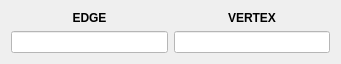
    <widget class="QWidget" name="gridLayoutWidget_3">
     <property name="geometry">
      <rect>
       <x>10</x>
       <y>90</y>
       <width>341</width>
       <height>51</height>
      </rect>
     </property>
     <layout class="QGridLayout" name="gridLayout_info">
      <item row="1" column="0">
       <widget class="QLineEdit" name="count_lineEdit_edge">
        <property name="palette">
         <palette>
          <active>
           <colorrole role="WindowText">
            <brush brushstyle="SolidPattern">
             <color alpha="255">
              <red>0</red>
              <green>0</green>
              <blue>0</blue>
             </color>
            </brush>
           </colorrole>
           <colorrole role="Button">
            <brush brushstyle="SolidPattern">
             <color alpha="255">
              <red>255</red>
              <green>255</green>
              <blue>255</blue>
             </color>
            </brush>
           </colorrole>
           <colorrole role="Light">
            <brush brushstyle="SolidPattern">
             <color alpha="255">
              <red>255</red>
              <green>255</green>
              <blue>255</blue>
             </color>
            </brush>
           </colorrole>
           <colorrole role="Midlight">
            <brush brushstyle="SolidPattern">
             <color alpha="255">
              <red>255</red>
              <green>255</green>
              <blue>255</blue>
             </color>
            </brush>
           </colorrole>
           <colorrole role="Dark">
            <brush brushstyle="SolidPattern">
             <color alpha="255">
              <red>127</red>
              <green>127</green>
              <blue>127</blue>
             </color>
            </brush>
           </colorrole>
           <colorrole role="Mid">
            <brush brushstyle="SolidPattern">
             <color alpha="255">
              <red>170</red>
              <green>170</green>
              <blue>170</blue>
             </color>
            </brush>
           </colorrole>
           <colorrole role="Text">
            <brush brushstyle="SolidPattern">
             <color alpha="255">
              <red>0</red>
              <green>0</green>
              <blue>0</blue>
             </color>
            </brush>
           </colorrole>
           <colorrole role="BrightText">
            <brush brushstyle="SolidPattern">
             <color alpha="255">
              <red>255</red>
              <green>255</green>
              <blue>255</blue>
             </color>
            </brush>
           </colorrole>
           <colorrole role="ButtonText">
            <brush brushstyle="SolidPattern">
             <color alpha="255">
              <red>0</red>
              <green>0</green>
              <blue>0</blue>
             </color>
            </brush>
           </colorrole>
           <colorrole role="Base">
            <brush brushstyle="SolidPattern">
             <color alpha="255">
              <red>255</red>
              <green>255</green>
              <blue>255</blue>
             </color>
            </brush>
           </colorrole>
           <colorrole role="Window">
            <brush brushstyle="SolidPattern">
             <color alpha="255">
              <red>255</red>
              <green>255</green>
              <blue>255</blue>
             </color>
            </brush>
           </colorrole>
           <colorrole role="Shadow">
            <brush brushstyle="SolidPattern">
             <color alpha="255">
              <red>0</red>
              <green>0</green>
              <blue>0</blue>
             </color>
            </brush>
           </colorrole>
           <colorrole role="AlternateBase">
            <brush brushstyle="SolidPattern">
             <color alpha="255">
              <red>255</red>
              <green>255</green>
              <blue>255</blue>
             </color>
            </brush>
           </colorrole>
           <colorrole role="ToolTipBase">
            <brush brushstyle="SolidPattern">
             <color alpha="255">
              <red>255</red>
              <green>255</green>
              <blue>220</blue>
             </color>
            </brush>
           </colorrole>
           <colorrole role="ToolTipText">
            <brush brushstyle="SolidPattern">
             <color alpha="255">
              <red>0</red>
              <green>0</green>
              <blue>0</blue>
             </color>
            </brush>
           </colorrole>
           <colorrole role="PlaceholderText">
            <brush brushstyle="SolidPattern">
             <color alpha="127">
              <red>0</red>
              <green>0</green>
              <blue>0</blue>
             </color>
            </brush>
           </colorrole>
           <colorrole role="Highlight">
            <brush brushstyle="SolidPattern">
             <color alpha="255">
              <red>255</red>
              <green>255</green>
              <blue>255</blue>
             </color>
            </brush>
           </colorrole>
          </active>
          <inactive>
           <colorrole role="WindowText">
            <brush brushstyle="SolidPattern">
             <color alpha="255">
              <red>0</red>
              <green>0</green>
              <blue>0</blue>
             </color>
            </brush>
           </colorrole>
           <colorrole role="Button">
            <brush brushstyle="SolidPattern">
             <color alpha="255">
              <red>255</red>
              <green>255</green>
              <blue>255</blue>
             </color>
            </brush>
           </colorrole>
           <colorrole role="Light">
            <brush brushstyle="SolidPattern">
             <color alpha="255">
              <red>255</red>
              <green>255</green>
              <blue>255</blue>
             </color>
            </brush>
           </colorrole>
           <colorrole role="Midlight">
            <brush brushstyle="SolidPattern">
             <color alpha="255">
              <red>255</red>
              <green>255</green>
              <blue>255</blue>
             </color>
            </brush>
           </colorrole>
           <colorrole role="Dark">
            <brush brushstyle="SolidPattern">
             <color alpha="255">
              <red>127</red>
              <green>127</green>
              <blue>127</blue>
             </color>
            </brush>
           </colorrole>
           <colorrole role="Mid">
            <brush brushstyle="SolidPattern">
             <color alpha="255">
              <red>170</red>
              <green>170</green>
              <blue>170</blue>
             </color>
            </brush>
           </colorrole>
           <colorrole role="Text">
            <brush brushstyle="SolidPattern">
             <color alpha="255">
              <red>0</red>
              <green>0</green>
              <blue>0</blue>
             </color>
            </brush>
           </colorrole>
           <colorrole role="BrightText">
            <brush brushstyle="SolidPattern">
             <color alpha="255">
              <red>255</red>
              <green>255</green>
              <blue>255</blue>
             </color>
            </brush>
           </colorrole>
           <colorrole role="ButtonText">
            <brush brushstyle="SolidPattern">
             <color alpha="255">
              <red>0</red>
              <green>0</green>
              <blue>0</blue>
             </color>
            </brush>
           </colorrole>
           <colorrole role="Base">
            <brush brushstyle="SolidPattern">
             <color alpha="255">
              <red>255</red>
              <green>255</green>
              <blue>255</blue>
             </color>
            </brush>
           </colorrole>
           <colorrole role="Window">
            <brush brushstyle="SolidPattern">
             <color alpha="255">
              <red>255</red>
              <green>255</green>
              <blue>255</blue>
             </color>
            </brush>
           </colorrole>
           <colorrole role="Shadow">
            <brush brushstyle="SolidPattern">
             <color alpha="255">
              <red>0</red>
              <green>0</green>
              <blue>0</blue>
             </color>
            </brush>
           </colorrole>
           <colorrole role="AlternateBase">
            <brush brushstyle="SolidPattern">
             <color alpha="255">
              <red>255</red>
              <green>255</green>
              <blue>255</blue>
             </color>
            </brush>
           </colorrole>
           <colorrole role="ToolTipBase">
            <brush brushstyle="SolidPattern">
             <color alpha="255">
              <red>255</red>
              <green>255</green>
              <blue>220</blue>
             </color>
            </brush>
           </colorrole>
           <colorrole role="ToolTipText">
            <brush brushstyle="SolidPattern">
             <color alpha="255">
              <red>0</red>
              <green>0</green>
              <blue>0</blue>
             </color>
            </brush>
           </colorrole>
           <colorrole role="PlaceholderText">
            <brush brushstyle="SolidPattern">
             <color alpha="127">
              <red>0</red>
              <green>0</green>
              <blue>0</blue>
             </color>
            </brush>
           </colorrole>
           <colorrole role="Highlight">
            <brush brushstyle="SolidPattern">
             <color alpha="255">
              <red>255</red>
              <green>255</green>
              <blue>255</blue>
             </color>
            </brush>
           </colorrole>
          </inactive>
          <disabled>
           <colorrole role="WindowText">
            <brush brushstyle="SolidPattern">
             <color alpha="255">
              <red>127</red>
              <green>127</green>
              <blue>127</blue>
             </color>
            </brush>
           </colorrole>
           <colorrole role="Button">
            <brush brushstyle="SolidPattern">
             <color alpha="255">
              <red>255</red>
              <green>255</green>
              <blue>255</blue>
             </color>
            </brush>
           </colorrole>
           <colorrole role="Light">
            <brush brushstyle="SolidPattern">
             <color alpha="255">
              <red>255</red>
              <green>255</green>
              <blue>255</blue>
             </color>
            </brush>
           </colorrole>
           <colorrole role="Midlight">
            <brush brushstyle="SolidPattern">
             <color alpha="255">
              <red>255</red>
              <green>255</green>
              <blue>255</blue>
             </color>
            </brush>
           </colorrole>
           <colorrole role="Dark">
            <brush brushstyle="SolidPattern">
             <color alpha="255">
              <red>127</red>
              <green>127</green>
              <blue>127</blue>
             </color>
            </brush>
           </colorrole>
           <colorrole role="Mid">
            <brush brushstyle="SolidPattern">
             <color alpha="255">
              <red>170</red>
              <green>170</green>
              <blue>170</blue>
             </color>
            </brush>
           </colorrole>
           <colorrole role="Text">
            <brush brushstyle="SolidPattern">
             <color alpha="255">
              <red>127</red>
              <green>127</green>
              <blue>127</blue>
             </color>
            </brush>
           </colorrole>
           <colorrole role="BrightText">
            <brush brushstyle="SolidPattern">
             <color alpha="255">
              <red>255</red>
              <green>255</green>
              <blue>255</blue>
             </color>
            </brush>
           </colorrole>
           <colorrole role="ButtonText">
            <brush brushstyle="SolidPattern">
             <color alpha="255">
              <red>127</red>
              <green>127</green>
              <blue>127</blue>
             </color>
            </brush>
           </colorrole>
           <colorrole role="Base">
            <brush brushstyle="SolidPattern">
             <color alpha="255">
              <red>255</red>
              <green>255</green>
              <blue>255</blue>
             </color>
            </brush>
           </colorrole>
           <colorrole role="Window">
            <brush brushstyle="SolidPattern">
             <color alpha="255">
              <red>255</red>
              <green>255</green>
              <blue>255</blue>
             </color>
            </brush>
           </colorrole>
           <colorrole role="Shadow">
            <brush brushstyle="SolidPattern">
             <color alpha="255">
              <red>0</red>
              <green>0</green>
              <blue>0</blue>
             </color>
            </brush>
           </colorrole>
           <colorrole role="AlternateBase">
            <brush brushstyle="SolidPattern">
             <color alpha="255">
              <red>255</red>
              <green>255</green>
              <blue>255</blue>
             </color>
            </brush>
           </colorrole>
           <colorrole role="ToolTipBase">
            <brush brushstyle="SolidPattern">
             <color alpha="255">
              <red>255</red>
              <green>255</green>
              <blue>220</blue>
             </color>
            </brush>
           </colorrole>
           <colorrole role="ToolTipText">
            <brush brushstyle="SolidPattern">
             <color alpha="255">
              <red>0</red>
              <green>0</green>
              <blue>0</blue>
             </color>
            </brush>
           </colorrole>
           <colorrole role="PlaceholderText">
            <brush brushstyle="SolidPattern">
             <color alpha="127">
              <red>127</red>
              <green>127</green>
              <blue>127</blue>
             </color>
            </brush>
           </colorrole>
           <colorrole role="Highlight">
            <brush brushstyle="SolidPattern">
             <color alpha="255">
              <red>255</red>
              <green>255</green>
              <blue>255</blue>
             </color>
            </brush>
           </colorrole>
          </disabled>
         </palette>
        </property>
       </widget>
      </item>
      <item row="1" column="1">
       <widget class="QLineEdit" name="count_lineEdit_vertex">
        <property name="palette">
         <palette>
          <active>
           <colorrole role="WindowText">
            <brush brushstyle="SolidPattern">
             <color alpha="255">
              <red>0</red>
              <green>0</green>
              <blue>0</blue>
             </color>
            </brush>
           </colorrole>
           <colorrole role="Button">
            <brush brushstyle="SolidPattern">
             <color alpha="255">
              <red>255</red>
              <green>255</green>
              <blue>255</blue>
             </color>
            </brush>
           </colorrole>
           <colorrole role="Light">
            <brush brushstyle="SolidPattern">
             <color alpha="255">
              <red>255</red>
              <green>255</green>
              <blue>255</blue>
             </color>
            </brush>
           </colorrole>
           <colorrole role="Midlight">
            <brush brushstyle="SolidPattern">
             <color alpha="255">
              <red>255</red>
              <green>255</green>
              <blue>255</blue>
             </color>
            </brush>
           </colorrole>
           <colorrole role="Dark">
            <brush brushstyle="SolidPattern">
             <color alpha="255">
              <red>127</red>
              <green>127</green>
              <blue>127</blue>
             </color>
            </brush>
           </colorrole>
           <colorrole role="Mid">
            <brush brushstyle="SolidPattern">
             <color alpha="255">
              <red>170</red>
              <green>170</green>
              <blue>170</blue>
             </color>
            </brush>
           </colorrole>
           <colorrole role="Text">
            <brush brushstyle="SolidPattern">
             <color alpha="255">
              <red>0</red>
              <green>0</green>
              <blue>0</blue>
             </color>
            </brush>
           </colorrole>
           <colorrole role="BrightText">
            <brush brushstyle="SolidPattern">
             <color alpha="255">
              <red>255</red>
              <green>255</green>
              <blue>255</blue>
             </color>
            </brush>
           </colorrole>
           <colorrole role="ButtonText">
            <brush brushstyle="SolidPattern">
             <color alpha="255">
              <red>0</red>
              <green>0</green>
              <blue>0</blue>
             </color>
            </brush>
           </colorrole>
           <colorrole role="Base">
            <brush brushstyle="SolidPattern">
             <color alpha="255">
              <red>255</red>
              <green>255</green>
              <blue>255</blue>
             </color>
            </brush>
           </colorrole>
           <colorrole role="Window">
            <brush brushstyle="SolidPattern">
             <color alpha="255">
              <red>255</red>
              <green>255</green>
              <blue>255</blue>
             </color>
            </brush>
           </colorrole>
           <colorrole role="Shadow">
            <brush brushstyle="SolidPattern">
             <color alpha="255">
              <red>0</red>
              <green>0</green>
              <blue>0</blue>
             </color>
            </brush>
           </colorrole>
           <colorrole role="AlternateBase">
            <brush brushstyle="SolidPattern">
             <color alpha="255">
              <red>255</red>
              <green>255</green>
              <blue>255</blue>
             </color>
            </brush>
           </colorrole>
           <colorrole role="ToolTipBase">
            <brush brushstyle="SolidPattern">
             <color alpha="255">
              <red>255</red>
              <green>255</green>
              <blue>220</blue>
             </color>
            </brush>
           </colorrole>
           <colorrole role="ToolTipText">
            <brush brushstyle="SolidPattern">
             <color alpha="255">
              <red>0</red>
              <green>0</green>
              <blue>0</blue>
             </color>
            </brush>
           </colorrole>
           <colorrole role="PlaceholderText">
            <brush brushstyle="SolidPattern">
             <color alpha="127">
              <red>0</red>
              <green>0</green>
              <blue>0</blue>
             </color>
            </brush>
           </colorrole>
           <colorrole role="Highlight">
            <brush brushstyle="SolidPattern">
             <color alpha="255">
              <red>255</red>
              <green>255</green>
              <blue>255</blue>
             </color>
            </brush>
           </colorrole>
          </active>
          <inactive>
           <colorrole role="WindowText">
            <brush brushstyle="SolidPattern">
             <color alpha="255">
              <red>0</red>
              <green>0</green>
              <blue>0</blue>
             </color>
            </brush>
           </colorrole>
           <colorrole role="Button">
            <brush brushstyle="SolidPattern">
             <color alpha="255">
              <red>255</red>
              <green>255</green>
              <blue>255</blue>
             </color>
            </brush>
           </colorrole>
           <colorrole role="Light">
            <brush brushstyle="SolidPattern">
             <color alpha="255">
              <red>255</red>
              <green>255</green>
              <blue>255</blue>
             </color>
            </brush>
           </colorrole>
           <colorrole role="Midlight">
            <brush brushstyle="SolidPattern">
             <color alpha="255">
              <red>255</red>
              <green>255</green>
              <blue>255</blue>
             </color>
            </brush>
           </colorrole>
           <colorrole role="Dark">
            <brush brushstyle="SolidPattern">
             <color alpha="255">
              <red>127</red>
              <green>127</green>
              <blue>127</blue>
             </color>
            </brush>
           </colorrole>
           <colorrole role="Mid">
            <brush brushstyle="SolidPattern">
             <color alpha="255">
              <red>170</red>
              <green>170</green>
              <blue>170</blue>
             </color>
            </brush>
           </colorrole>
           <colorrole role="Text">
            <brush brushstyle="SolidPattern">
             <color alpha="255">
              <red>0</red>
              <green>0</green>
              <blue>0</blue>
             </color>
            </brush>
           </colorrole>
           <colorrole role="BrightText">
            <brush brushstyle="SolidPattern">
             <color alpha="255">
              <red>255</red>
              <green>255</green>
              <blue>255</blue>
             </color>
            </brush>
           </colorrole>
           <colorrole role="ButtonText">
            <brush brushstyle="SolidPattern">
             <color alpha="255">
              <red>0</red>
              <green>0</green>
              <blue>0</blue>
             </color>
            </brush>
           </colorrole>
           <colorrole role="Base">
            <brush brushstyle="SolidPattern">
             <color alpha="255">
              <red>255</red>
              <green>255</green>
              <blue>255</blue>
             </color>
            </brush>
           </colorrole>
           <colorrole role="Window">
            <brush brushstyle="SolidPattern">
             <color alpha="255">
              <red>255</red>
              <green>255</green>
              <blue>255</blue>
             </color>
            </brush>
           </colorrole>
           <colorrole role="Shadow">
            <brush brushstyle="SolidPattern">
             <color alpha="255">
              <red>0</red>
              <green>0</green>
              <blue>0</blue>
             </color>
            </brush>
           </colorrole>
           <colorrole role="AlternateBase">
            <brush brushstyle="SolidPattern">
             <color alpha="255">
              <red>255</red>
              <green>255</green>
              <blue>255</blue>
             </color>
            </brush>
           </colorrole>
           <colorrole role="ToolTipBase">
            <brush brushstyle="SolidPattern">
             <color alpha="255">
              <red>255</red>
              <green>255</green>
              <blue>220</blue>
             </color>
            </brush>
           </colorrole>
           <colorrole role="ToolTipText">
            <brush brushstyle="SolidPattern">
             <color alpha="255">
              <red>0</red>
              <green>0</green>
              <blue>0</blue>
             </color>
            </brush>
           </colorrole>
           <colorrole role="PlaceholderText">
            <brush brushstyle="SolidPattern">
             <color alpha="127">
              <red>0</red>
              <green>0</green>
              <blue>0</blue>
             </color>
            </brush>
           </colorrole>
           <colorrole role="Highlight">
            <brush brushstyle="SolidPattern">
             <color alpha="255">
              <red>255</red>
              <green>255</green>
              <blue>255</blue>
             </color>
            </brush>
           </colorrole>
          </inactive>
          <disabled>
           <colorrole role="WindowText">
            <brush brushstyle="SolidPattern">
             <color alpha="255">
              <red>127</red>
              <green>127</green>
              <blue>127</blue>
             </color>
            </brush>
           </colorrole>
           <colorrole role="Button">
            <brush brushstyle="SolidPattern">
             <color alpha="255">
              <red>255</red>
              <green>255</green>
              <blue>255</blue>
             </color>
            </brush>
           </colorrole>
           <colorrole role="Light">
            <brush brushstyle="SolidPattern">
             <color alpha="255">
              <red>255</red>
              <green>255</green>
              <blue>255</blue>
             </color>
            </brush>
           </colorrole>
           <colorrole role="Midlight">
            <brush brushstyle="SolidPattern">
             <color alpha="255">
              <red>255</red>
              <green>255</green>
              <blue>255</blue>
             </color>
            </brush>
           </colorrole>
           <colorrole role="Dark">
            <brush brushstyle="SolidPattern">
             <color alpha="255">
              <red>127</red>
              <green>127</green>
              <blue>127</blue>
             </color>
            </brush>
           </colorrole>
           <colorrole role="Mid">
            <brush brushstyle="SolidPattern">
             <color alpha="255">
              <red>170</red>
              <green>170</green>
              <blue>170</blue>
             </color>
            </brush>
           </colorrole>
           <colorrole role="Text">
            <brush brushstyle="SolidPattern">
             <color alpha="255">
              <red>127</red>
              <green>127</green>
              <blue>127</blue>
             </color>
            </brush>
           </colorrole>
           <colorrole role="BrightText">
            <brush brushstyle="SolidPattern">
             <color alpha="255">
              <red>255</red>
              <green>255</green>
              <blue>255</blue>
             </color>
            </brush>
           </colorrole>
           <colorrole role="ButtonText">
            <brush brushstyle="SolidPattern">
             <color alpha="255">
              <red>127</red>
              <green>127</green>
              <blue>127</blue>
             </color>
            </brush>
           </colorrole>
           <colorrole role="Base">
            <brush brushstyle="SolidPattern">
             <color alpha="255">
              <red>255</red>
              <green>255</green>
              <blue>255</blue>
             </color>
            </brush>
           </colorrole>
           <colorrole role="Window">
            <brush brushstyle="SolidPattern">
             <color alpha="255">
              <red>255</red>
              <green>255</green>
              <blue>255</blue>
             </color>
            </brush>
           </colorrole>
           <colorrole role="Shadow">
            <brush brushstyle="SolidPattern">
             <color alpha="255">
              <red>0</red>
              <green>0</green>
              <blue>0</blue>
             </color>
            </brush>
           </colorrole>
           <colorrole role="AlternateBase">
            <brush brushstyle="SolidPattern">
             <color alpha="255">
              <red>255</red>
              <green>255</green>
              <blue>255</blue>
             </color>
            </brush>
           </colorrole>
           <colorrole role="ToolTipBase">
            <brush brushstyle="SolidPattern">
             <color alpha="255">
              <red>255</red>
              <green>255</green>
              <blue>220</blue>
             </color>
            </brush>
           </colorrole>
           <colorrole role="ToolTipText">
            <brush brushstyle="SolidPattern">
             <color alpha="255">
              <red>0</red>
              <green>0</green>
              <blue>0</blue>
             </color>
            </brush>
           </colorrole>
           <colorrole role="PlaceholderText">
            <brush brushstyle="SolidPattern">
             <color alpha="127">
              <red>127</red>
              <green>127</green>
              <blue>127</blue>
             </color>
            </brush>
           </colorrole>
           <colorrole role="Highlight">
            <brush brushstyle="SolidPattern">
             <color alpha="255">
              <red>255</red>
              <green>255</green>
              <blue>255</blue>
             </color>
            </brush>
           </colorrole>
          </disabled>
         </palette>
        </property>
       </widget>
      </item>
      <item row="0" column="0">
       <widget class="QLabel" name="edge_label_info">
        <property name="text">
         <string>&lt;html&gt;&lt;head/&gt;&lt;body&gt;&lt;p align=&quot;center&quot;&gt;&lt;span style=&quot; font-weight:700; color:#000000;&quot;&gt;EDGE&lt;/span&gt;&lt;/p&gt;&lt;/body&gt;&lt;/html&gt;</string>
        </property>
       </widget>
      </item>
      <item row="0" column="1">
       <widget class="QLabel" name="vertex_label_info">
        <property name="text">
         <string>&lt;html&gt;&lt;head/&gt;&lt;body&gt;&lt;p align=&quot;center&quot;&gt;&lt;span style=&quot; font-weight:700; color:#000000;&quot;&gt;VERTEX&lt;/span&gt;&lt;/p&gt;&lt;/body&gt;&lt;/html&gt;</string>
        </property>
       </widget>
      </item>
     </layout>
    </widget>
